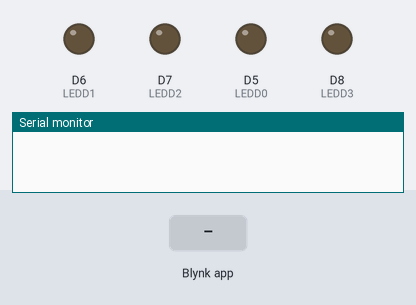
The sketch below on a simulated ESP8266 (NodeMCU). Shown: output pins drawn as LEDs (lit = HIGH), the last lines printed to the serial monitor. Inputs (shaded band) come from the test bench. WiFi joins after 1.5 s; servers stay silent unless stated.

Above: at 3.0 s.
3.1 s: Blynk app writes 1 to V1
At 4.0 s:
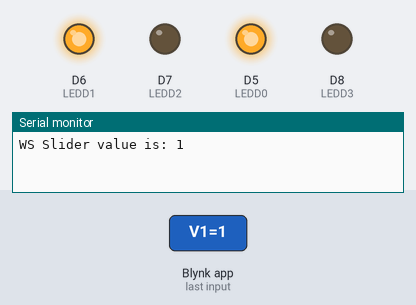
4.6 s: Blynk app writes 1 to V2
At 5.2 s:
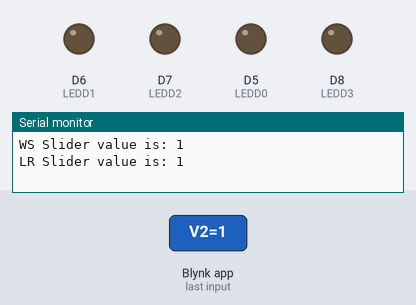
6.1 s: Blynk app writes 0 to V1
At 7.5 s:
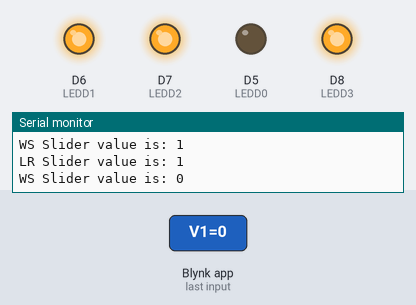
Timing chart, 0 to 9.1 s (numbered marks = the images above; inputs shaded):
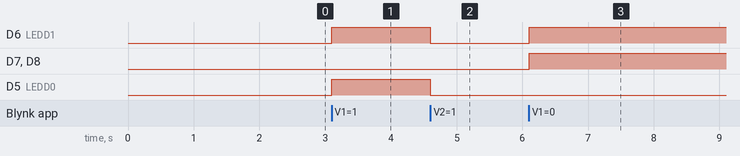

The sketch:

sketch_mar29c.ino
```cpp
#define BLYNK_PRINT Serial


#include <ESP8266WiFi.h>
#include <BlynkSimpleEsp8266.h>

int LEDD0 = D5; // ขา D0
int LEDD1 = D6; // ขา D1
int LEDD2 = D7; // ขา D2
int LEDD3 = D8; // ขา D3

// You should get Auth Token in the Blynk App.
// Go to the Project Settings (nut icon).
char auth[] = "XzoKnG0VElcxHCBYHev-5bpBd7tCzLyc";
char ssid[] = "iot";
char pass[] = "C0mputinG";
int go =255;
int st =0;
int WS,LR;
// This function will be called every time Slider Widget
// in Blynk app writes values to the Virtual Pin 1
BLYNK_WRITE(V1)
{
   WS = param.asInt(); // assigning incoming value from pin V1 to a variable
  Serial.print("WS Slider value is: ");
  Serial.println(WS);
}
BLYNK_WRITE(V2)
{
  LR = param.asInt(); // assigning incoming value from pin V1 to a variable
  Serial.print("LR Slider value is: ");
  Serial.println(LR);
}

void setup()
{
  // Debug console
  Serial.begin(9600);
  pinMode(LEDD0, OUTPUT); // กำหนดการทำงานของขา D0 ให้เป็น Output
  pinMode(LEDD1, OUTPUT);
  pinMode(LEDD2, OUTPUT);
  pinMode(LEDD3, OUTPUT);
  digitalWrite(LEDD0, LOW);
  digitalWrite(LEDD1, LOW);
  digitalWrite(LEDD2, LOW);
  digitalWrite(LEDD3, LOW);
  //Blynk.begin(auth, ssid, pass);
  // You can also specify server:
  Blynk.begin(auth, ssid, pass, "blynk-cloud.com", 80);
  //Blynk.begin(auth, ssid, pass, IPAddress(192,168,1,100), 8080);
}

void loop()
{
  if(LR == 1 && WS == 1){ // 0
    Blynk.virtualWrite(V3,st);
    Blynk.virtualWrite(V4,go);
    Blynk.virtualWrite(V5,st);
    Blynk.virtualWrite(V6,st);
    Blynk.virtualWrite(V7,st);
    digitalWrite(LEDD0, LOW);
  digitalWrite(LEDD1, LOW);
  digitalWrite(LEDD2, LOW);
  digitalWrite(LEDD3, LOW);
  }
  else if(WS == 0 && LR == 1){ //S
    Blynk.virtualWrite(V3,st);
    Blynk.virtualWrite(V4,st);
    Blynk.virtualWrite(V5,go);
    Blynk.virtualWrite(V6,st);
    Blynk.virtualWrite(V7,st);
    digitalWrite(LEDD0, LOW);
    digitalWrite(LEDD1, HIGH);
    digitalWrite(LEDD2, HIGH);
    digitalWrite(LEDD3, HIGH);

  }
  else if(WS == 2 && LR == 1){ //W
    Blynk.virtualWrite(V3,go);
    Blynk.virtualWrite(V4,st);
    Blynk.virtualWrite(V5,st);
    Blynk.virtualWrite(V6,st);
    Blynk.virtualWrite(V7,st);
    digitalWrite(LEDD0, HIGH);
    digitalWrite(LEDD1, HIGH);
    digitalWrite(LEDD2, LOW);
    digitalWrite(LEDD3, HIGH);
  }
  else if(WS == 1 && LR == 0){// A
    Blynk.virtualWrite(V3,st);
    Blynk.virtualWrite(V4,st);
    Blynk.virtualWrite(V5,st);
    Blynk.virtualWrite(V6,go);
    Blynk.virtualWrite(V7,st);
    digitalWrite(LEDD0, HIGH);
    digitalWrite(LEDD1, HIGH);
    digitalWrite(LEDD2, LOW);
    digitalWrite(LEDD3, LOW);
  }
  else if(WS == 1 && LR == 2){//D
    Blynk.virtualWrite(V3,st);
    Blynk.virtualWrite(V4,st);
    Blynk.virtualWrite(V5,st);
    Blynk.virtualWrite(V6,st);
    Blynk.virtualWrite(V7,go);
    digitalWrite(LEDD0, LOW);
    digitalWrite(LEDD1, LOW);
    digitalWrite(LEDD2, LOW);
    digitalWrite(LEDD3, HIGH);
  }

  Blynk.run();
}
```

Measured:
- after the input at 3.1 s, D6 (LEDD1), D5 (LEDD0): LOW → HIGH at once
- after the input at 4.6 s, D6 (LEDD1), D5 (LEDD0): HIGH → LOW at once
- after the input at 6.1 s, D6 (LEDD1), D7 (LEDD2), D8 (LEDD3): LOW → HIGH at once
